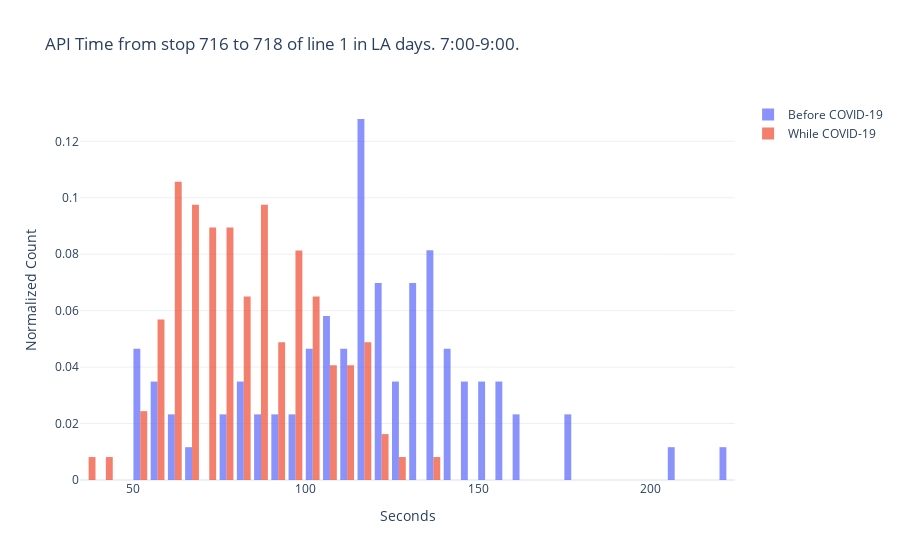

Notebook source saved alongside this figure:
### Code cell
#Comparison of data
fig = go.Figure()
fig.add_trace(go.Histogram(
    x=tbs.api_trip_time,name='Before COVID-19',
    histnorm='probability',
    xbins=dict(
        size=5
    )
))
fig.add_trace(go.Histogram(
    x=tbs_covid.api_trip_time,name='While COVID-19',
    histnorm='probability',
    xbins=dict(
        size=10
    )
))
# Overlay both histograms
fig.update_layout(
    title='API Time from stop {} to {} of line {} in {} days. {}:00-{}:00.'.format(stopA,stopB,line,day_type,st_hour,end_hour),
    xaxis_title='Seconds',
    yaxis_title='Normalized Count'
)
# Reduce opacity to see both histograms
fig.update_traces(opacity=0.75)
fig.show()

### Figure 1 — Plotly figure (JSON) as saved in the notebook; plotly's stock layout.template omitted (floating-point values rounded to 4 significant figures)
{"data": [{"histnorm": "probability", "name": "Before COVID-19", "opacity": 0.75, "type": "histogram", "x": [75, 116, 139, 51, 132, 220, 150, 89, 143, 152, 176, 205, 130, 53, 82, 86, 94, 120, 137, 149, 118, 137, 132, 110, 114, 109, 134, 130, 145, 159, 84, 119, 105, 105, 91, 105, 145, 117, 82, 58, 54, 118, 118, 126, 128, 61, 59, 102, 119, 52, 118, 155, 100, 123, 176, 115, 108, 143, 78, 121, 122, 124, 143, 124, 111, 115, 99, 97, 132, 138, 143, 161, 150, 112, 100, 59, 135, 137, 163, 116, 136, 128, 102, 63, 67, 156], "xbins": {"size": 5}}, {"histnorm": "probability", "name": "While COVID-19", "opacity": 0.75, "type": "histogram", "x": [80, 106, 84, 103, 97, 114, 56, 77, 64, 97, 70, 86, 101, 112, 79, 117, 92, 65, 55, 114, 75, 125, 86, 102, 58, 94, 60, 101, 118, 71, 82, 62, 66, 73, 78, 95, 105, 98, 91, 84, 91, 63, 104, 89, 118, 85, 116, 77, 57, 74, 84, 64, 97, 72, 65, 83, 64, 79, 61, 120, 73, 105, 99, 69, 88, 53, 65, 54, 98, 99, 87, 81, 72, 59, 76, 77, 89, 100, 66, 67, 74, 67, 117, 86, 139, 122, 109, 88, 119, 90, 54, 37, 72, 62, 102, 71, 100, 76, 62, 41, 59, 72, 113, 95, 76, 64, 57, 94, 87, 64, 68, 60, 69, 87, 60, 97, 65, 65, 80, 78, 112, 85, 107], "xbins": {"size": 10}}], "layout": {"title": {"text": "API Time from stop 716 to 718 of line 1 in LA days. 7:00-9:00."}, "xaxis": {"title": {"text": "Seconds"}}, "yaxis": {"title": {"text": "Normalized Count"}}}}
